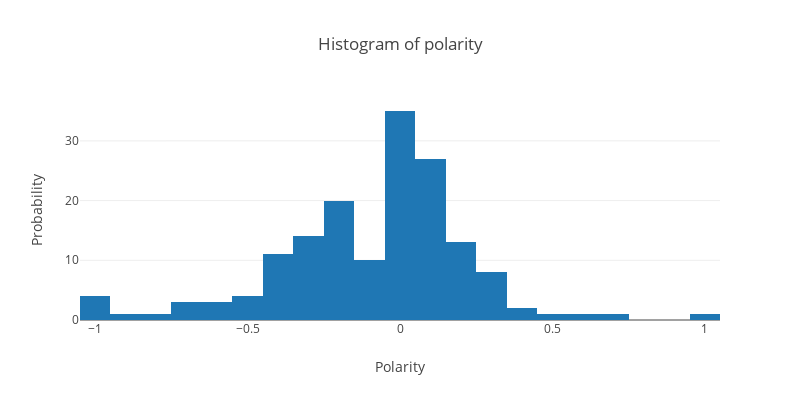

The notebook cell saved with this chart:
### Code cell
x = np.array(df['polarity'])
data = [go.Histogram(x=x)]

layout = go.Layout(height = 400,
                   width = 800,
                   autosize = False,
                   title = 'Histogram of polarity',
                   xaxis=dict(
                   title='Polarity'),
                   yaxis=dict(
                   title='Probability')
                  )

fig = go.Figure(data = data, layout = layout)

py.offline.iplot(fig, filename='basic histogram', show_link = False)

### Figure 1 — Plotly figure (JSON) as saved in the notebook; plotly's stock layout.template omitted (floating-point values rounded to 4 significant figures; data arrays with more than 128 entries replaced by an {"elided": "..."} marker saying what was removed)
{"data": [{"type": "histogram", "x": {"elided": "160 float values"}}], "layout": {"autosize": false, "height": 400, "title": "Histogram of polarity", "width": 800, "xaxis": {"title": "Polarity"}, "yaxis": {"title": "Probability"}}}
